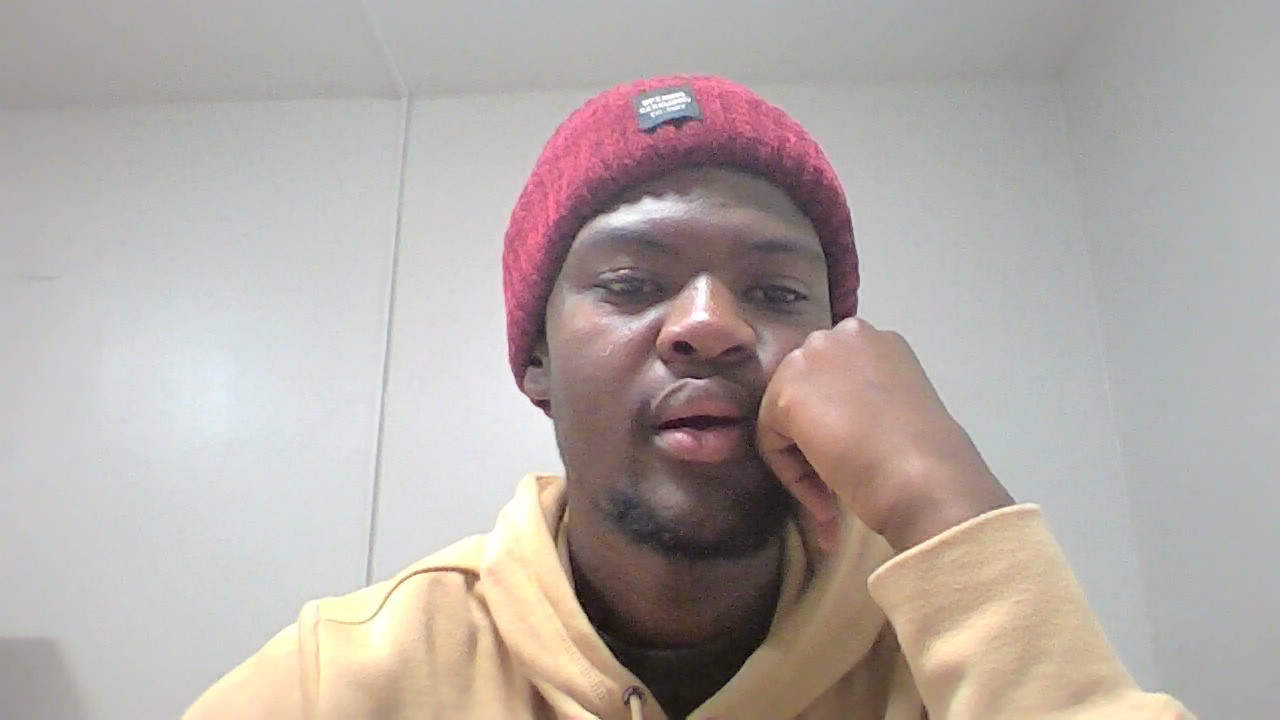
#> input picture pic.jpg, 1280 x 720 px
$ python main.py
#> lines starting #> are read from the running program, lines starting #| are printed output that depends on the picture
import cv2 as cv # import the opencv
# working with images
image = cv.imread("pic.jpg") #imread loeads and displays the oicture and video
#> image is the input picture: shape (720, 1280, 3); mean B, G, R 166.3, 170.8, 179.3
cv.imshow("Image",image) # imshow shows the loaded picture
cv.waitKey(0)#wait before pressing a certain key
cv.destroyAllWindows()

#convert the image to the greyscale
grey_image = cv.cvtColor(image,cv.COLOR_BGR2GRAY)
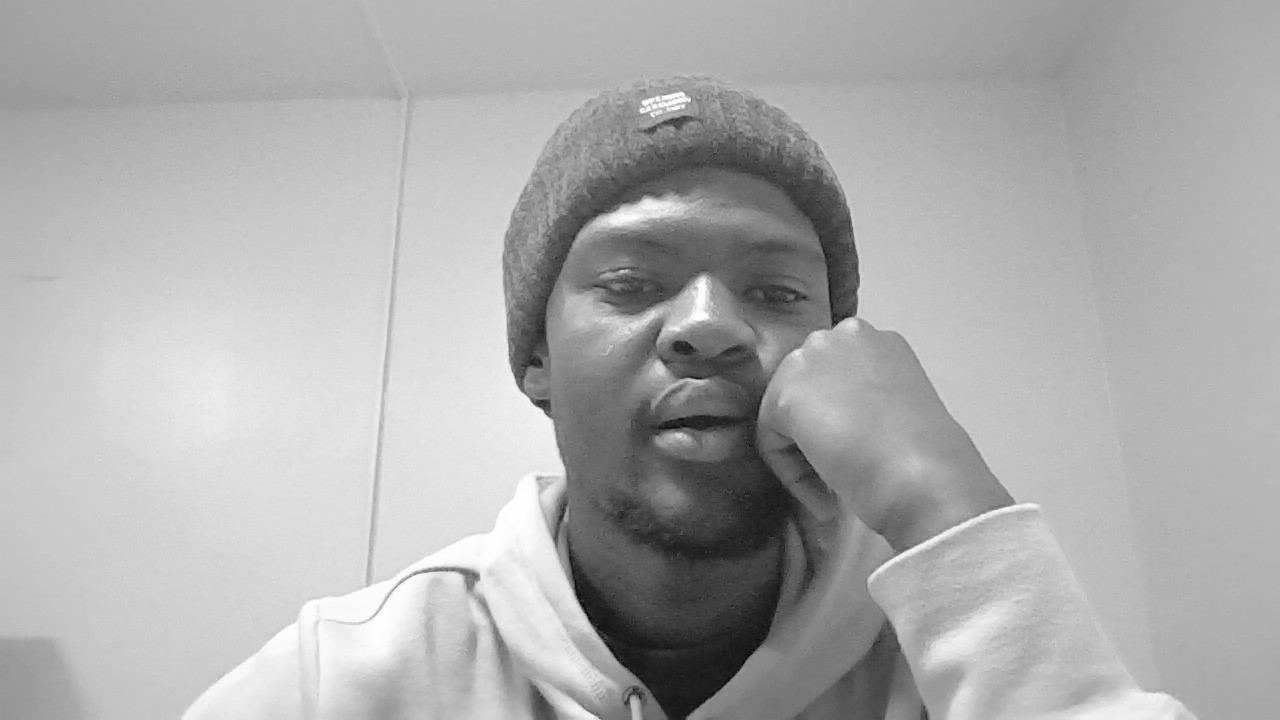
#> grey_image: shape (720, 1280); min 3, max 255, mean 172.8
cv.imshow("Grey Image",grey_image)
cv.waitKey(0)
cv.destroyAllWindows()
cv.imwrite("Saved.jpg",grey_image)

$ run again, with demure.png saved as pic.jpg
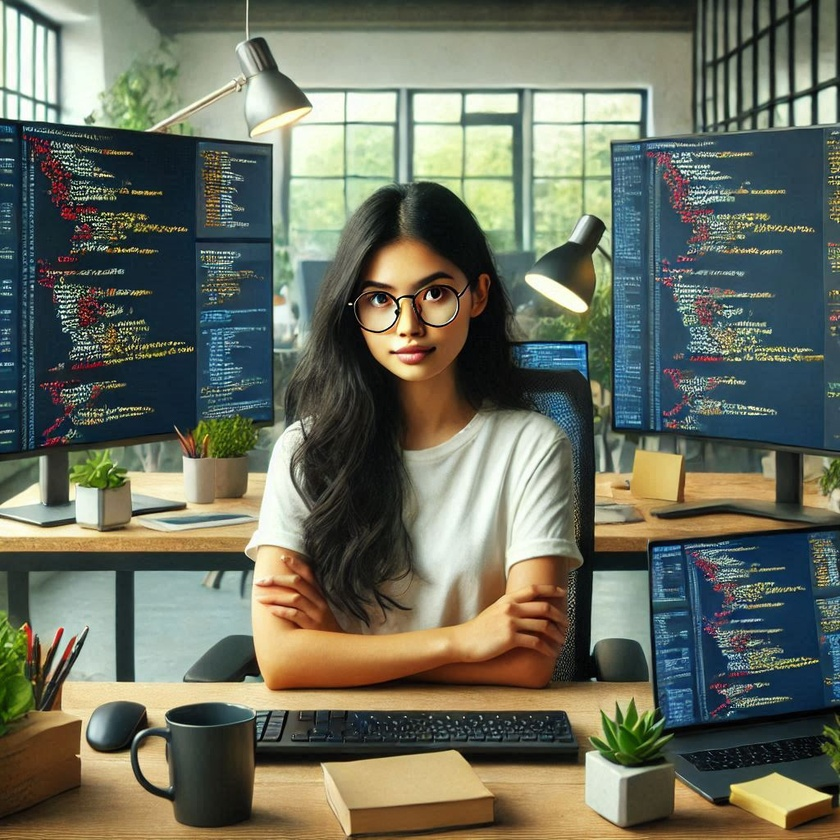
#> input picture demure.png, 840 x 840 px, shrunk from 1024 x 1024 before the run
#> image is the input picture: shape (840, 840, 3); mean B, G, R 95.3, 110.9, 107
#> `grey_image = cv.cvtColor(image,cv.COLOR_BGR2GRAY)`:
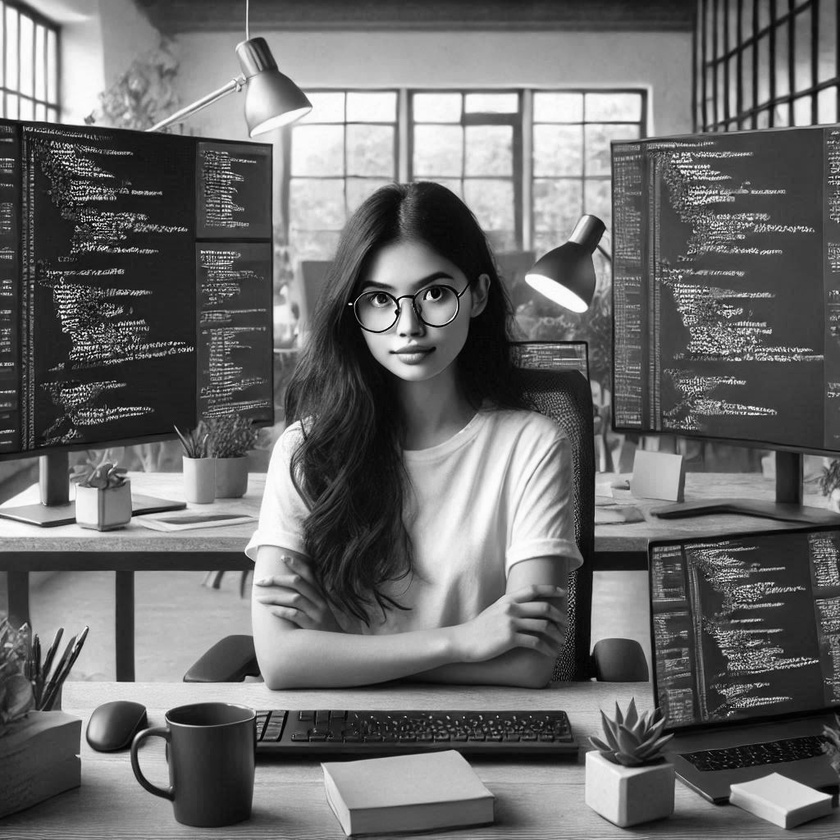
#> grey_image: shape (840, 840); min 0, max 255, mean 108
